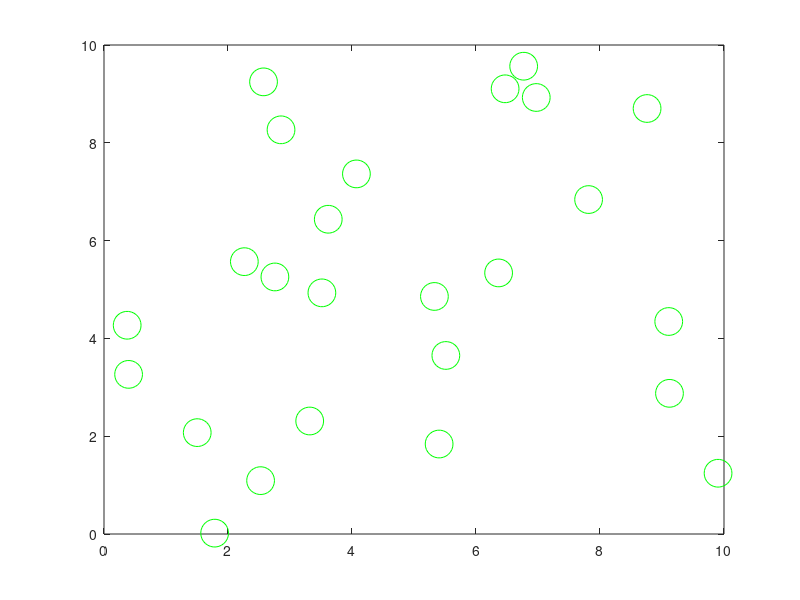

MATLAB code for this plot:
clear
clc
#Definicion de variables
t = 80;        #tiempo
l = 10;        #largo de eje
n = 25;         #No particulas 
d = 2;         #No de dimensiones
umbral = l/30;

#inicio de programa
C = unifrnd(0,l,n,d);
D = unifrnd(-l/30,l/30,n,d);
x = 1;
y = 2;
plot(C(:,x), C(:,y), 'og', "markersize", 20);
xlim([0,l]);
ylim([0,l]);
colisiones = 0;

#Condición bucle, llega a "l" y retorna a "-l"
for T=1:t
  pause(0.2)             
  C = C + D;
  for i = 1:n
    for j = 1:d
      if  C(i,j) > l  
        C(i,j) -= l; 
      elseif C(i,j) < 0;  
        C(i,j)+= l; 
      endif
    endfor 
  endfor 
  
  #Condición donde estan las colisiones
  for p1 = 1 : (n - 1)
    for p2 = (p1 + 1) : n 
       #sí hay colision genera rebote
       if sqrt(sum((C(p1, :) - C(p2, :)).^2)) <= umbral
          colisiones++;
          cambio = D(p1, :);
          D(p1, :) = -D(p2, :);
          D(p2, :) = -cambio;
       endif
    endfor
  endfor
  plot(C(:,x), C(:,y), 'og',"markersize", 20); #imprime rebote de particula
  xlim([0,l]);
  ylim([0,l]);
endfor

colisiones
